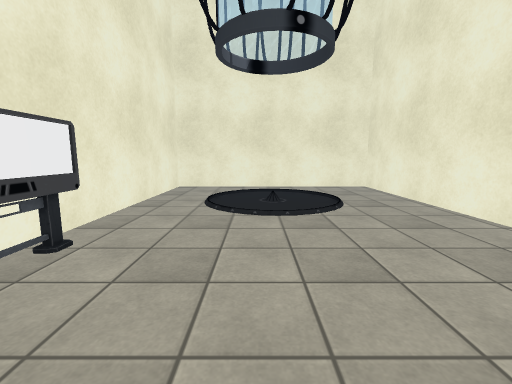
[1] (above)

21 first-person views from a walk through a Unity game level. The camera is 1.3 m above the floor, tilts 8° down and sees 90° across. Doors are open. The floor is counted in squares, 1 m on a side. Each view is taken from the middle of a square. On the plan, view 1 faces up. The plan holds only what a view shows up to about 13 squares ahead; the rest is blank. The place goes on beyond the plan. Some surface patterns are stand-ins.

[2]
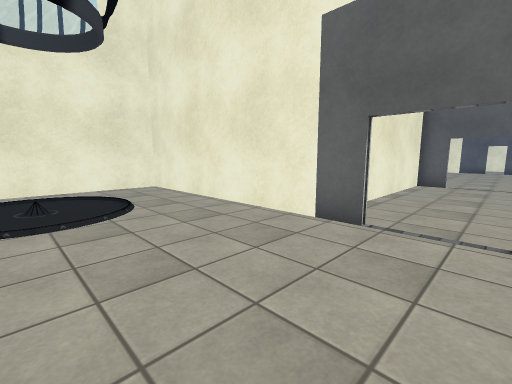

[3]
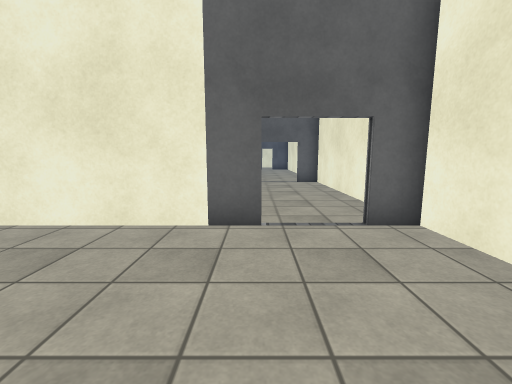

[4]
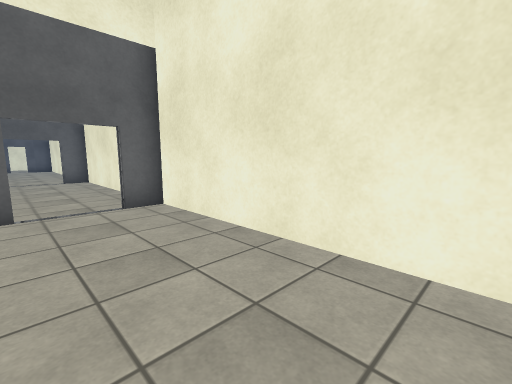

[5]
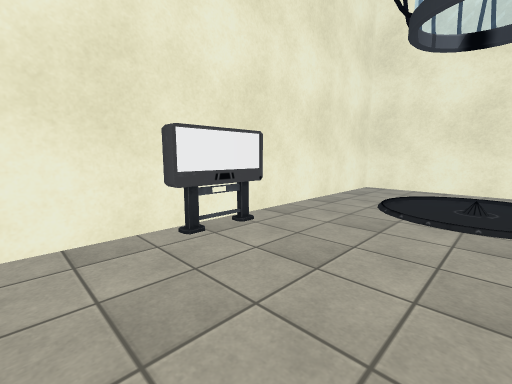

[6]
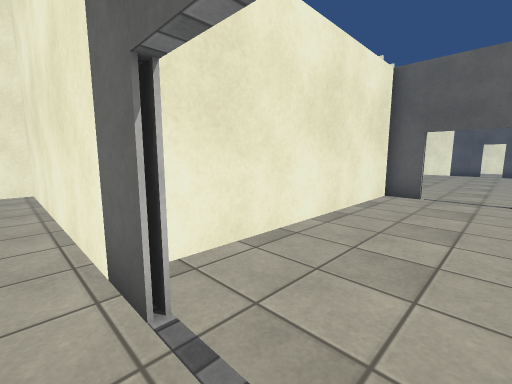

[7]
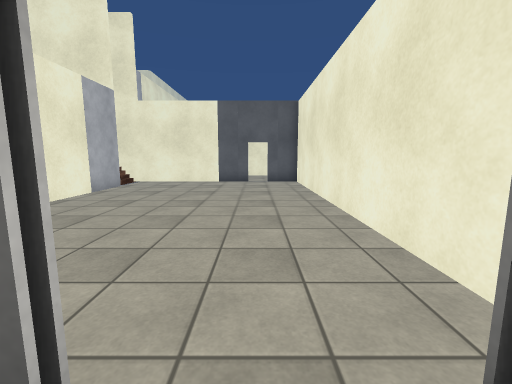

[8]
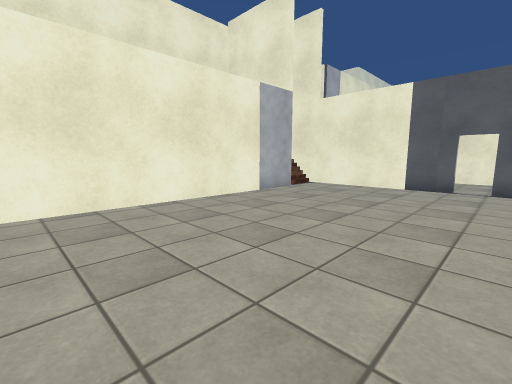

[9]
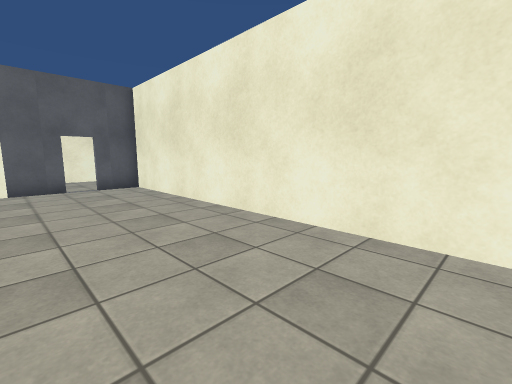

[10]
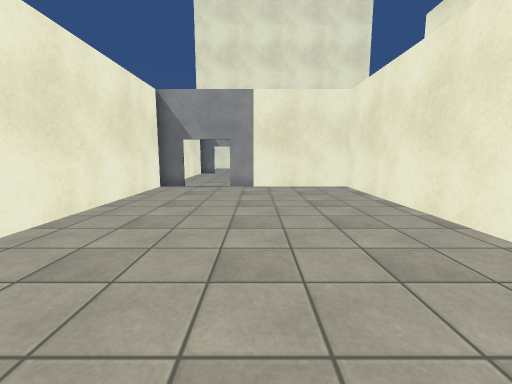

[11]
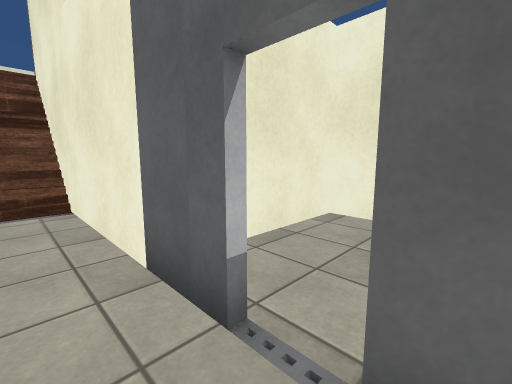

[12]
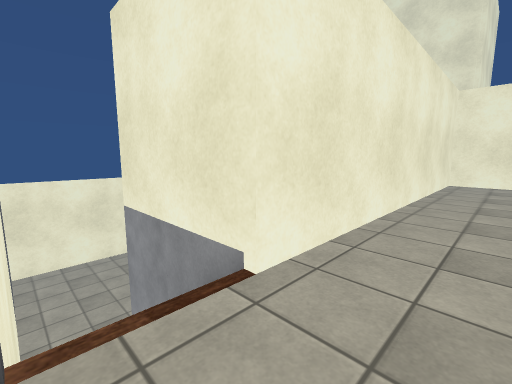

[13]
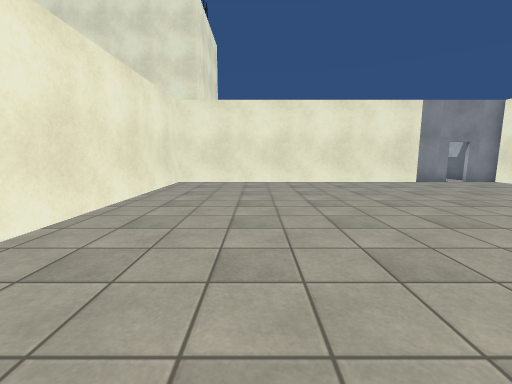

[14]
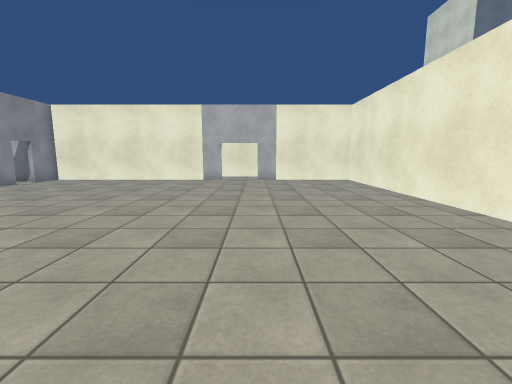

[15]
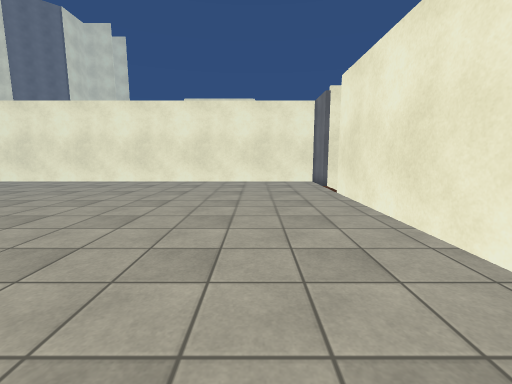

[16]
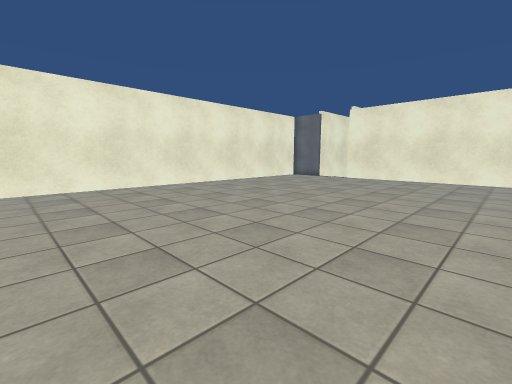

[17]
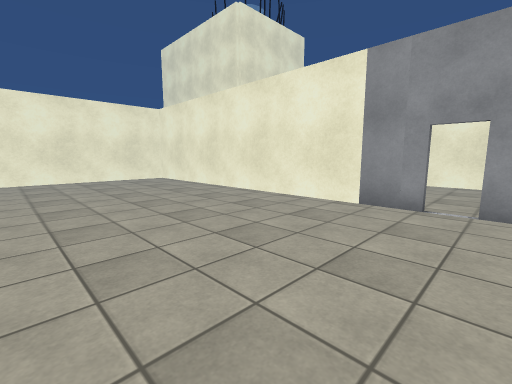

[18]
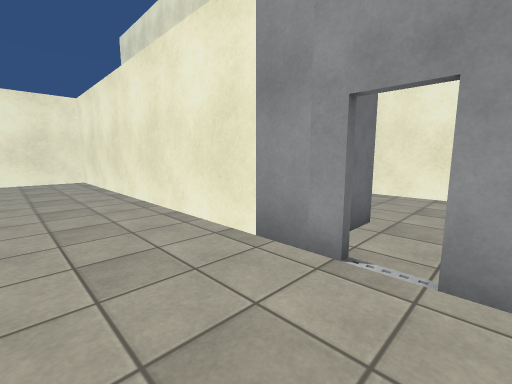

[19]
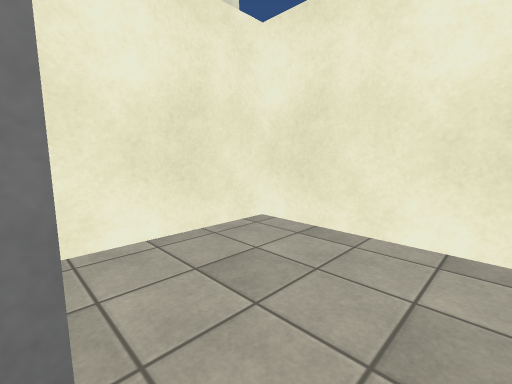

[20]
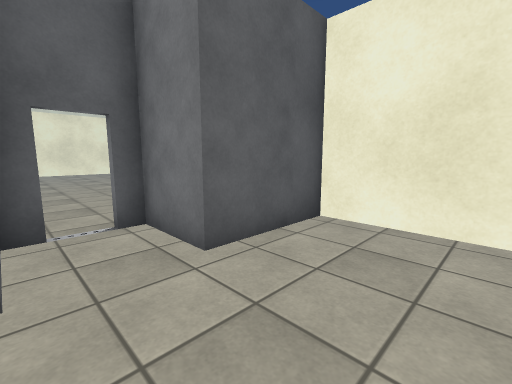

[21]
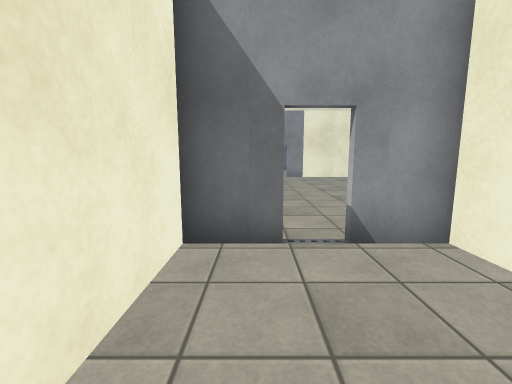

### Floor plan
Key: @ floor where view 1 was taken; # wall or solid block; . main floor; - floor 3.75 m lower than the main floor; / step, stairs or slope; D open door; O other object.
Columns run from 4 left of view 1 to 30 right of it. Each row starts with its distance up from view 1.
 26           ... ##...............#
 25          #.....D...............#
 24          #...###...............#
 23          #...# #...............#
 22          #...# #...............#
 21          ##### #...............#
 20                #...............#
 19                #...............#
 18                #...............#
 17                #...............#
 16                #...............#
 15                #...............#
 14                #...............#
 13                #...............#
 12                #...............#
 11 ##########     #############/###
 10 #--------#                 #/#
  9 #--------#                 #/#
  8 #--------#                 #/#
  7 #--------#       ###########-#
  6 #--------#       #-----------#
  5 #--------#       #-----------#
  4  O-------#       #-----------#
  3  O-------#########-----------######
  2  O-------D-------D-----------#----#
  1 #--------D-------D-----------D----#
  0 #---@----D-------D-----------#----#
 -1   ###############################

Where each view was taken, in squares from view 1:
view 1: 0 up, 0 right, facing up
view 2: 0 up, 0 right, facing up-right
view 3: 2 up, 0 right, facing right
view 4: 2 up, 2 left, facing down-right
view 5: 0 up, 1 right, facing up-left
view 6: 0 up, 4 right, facing up-right
view 7: 1 up, 12 right, facing right
view 8: 0 up, 14 right, facing up-right
view 9: 3 up, 14 right, facing down-right
view 10: 3 up, 24 right, facing left
view 11: 0 up, 24 right, facing up-right
view 12: 13 up, 25 right, facing down-left
view 13: 15 up, 24 right, facing left
view 14: 13 up, 22 right, facing up
view 15: 14 up, 14 right, facing right
view 16: 26 up, 16 right, facing down-right
view 17: 26 up, 18 right, facing down-left
view 18: 26 up, 14 right, facing down-left
view 19: 25 up, 9 right, facing down-left
view 20: 26 up, 6 right, facing down-right
view 21: 0 up, 29 right, facing left
